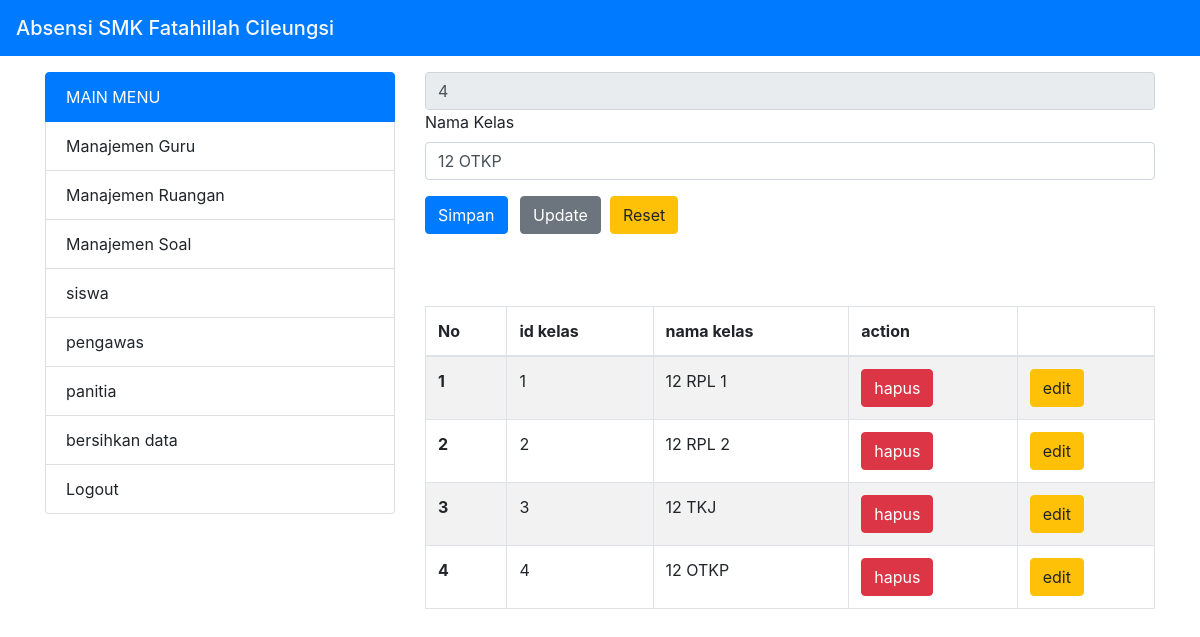
Page /modul/admin/kelas.php?edit=4 on the earlier database version.
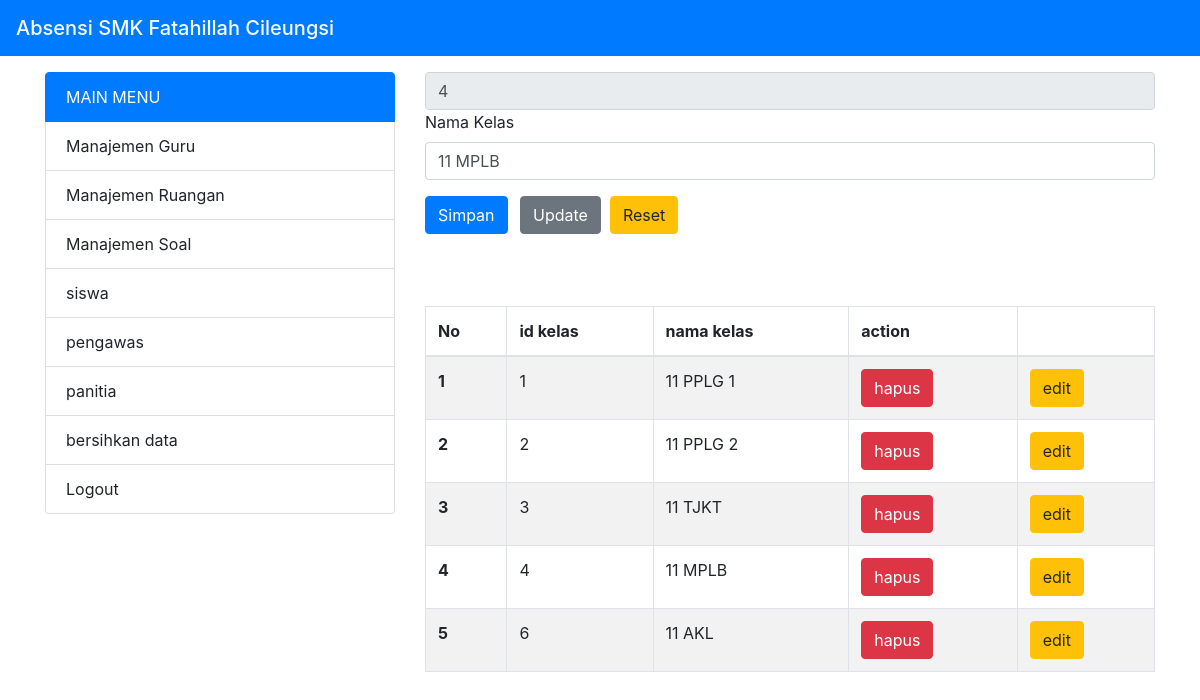
Same page on the later database version.
### tables this page shows
CREATE TABLE `tbl_kelas` (
  `id_kelas` int(11) NOT NULL,
  `nama_kelas` varchar(11) NOT NULL
);

### modul/admin/kelas.php (the view, shortened to what this page needs)
<?php
    include '../../config/koneksi.php';
        $nama_kelas = null;
        $id_update = null;
    if (isset($_GET['edit'])){
      $id_kelas= $_GET['edit'];
      $qedit="SELECT * FROM `tbl_kelas` WHERE id_kelas = $id_kelas";
      $query_edit = mysqli_query($conn, $qedit);
      foreach($query_edit as $key => $data){$nama_kelas = $data['nama_kelas'];$id_update = $data['id_kelas'];}
    }
?>
<!doctype html>
<html lang="en">
  <head>
    <?php include('../../config/header.php') ?>
  </head>
  <body>
    <?php include 'menu.php'; ?>
    <div class="col-md-8">
    <div class="row justify-content-center">
        <div class="col-md-12">
          <form action="" method="post">
            <div class="form-group">
            <?php if($id_update != null) echo '<input type="text" class="form-control" value ='.$id_update.' name="id_update" readonly>'  ?>
              <label for="kodeGuru">Nama Kelas</label>
              <input class="form-control" type="text" value="<?php if($nama_kelas != null) {echo $nama_kelas; }  else { echo null; }   ?>" name="nama_kelas" class="form-control" id="kodeGuru" placeholder="Masukkan Nama Kelas">
            </div>
            <button type="submit" name="simpan"class="btn btn-primary">Simpan</button>
            <button type="submit" name="update" class="btn btn-secondary ml-2">Update</button>&nbsp;
            <a href="kelas.php" class="btn btn-warning"> Reset</a>
          </form>
        </div>
      </div><br><br><br>
    <div id="tab">
      <table class="table table-striped table-bordered table-hover" style="width:100%">
          <thead>
              <?php
              $query_kelas = mysqli_query($conn, "SELECT * FROM tbl_kelas");
              $no = 1;
              ?>
              <tr>
                <th>No</th>
                <th>id kelas</th>
                <th>nama kelas</th>
                <th>action</th>
                <th></th>
              </tr>
          </thead>
          <tbody>
                <?php while($data_kelas = mysqli_fetch_array($query_kelas)) {?>
                  <tr>
                    <th><?= $no++ ?></th>
                    <td><?= $data_kelas['id_kelas'] ?></td>
                    <td><?= $data_kelas['nama_kelas'] ?></td>
                    <td><a href="?id=<?= $data_kelas[0] ?>"><button class="btn btn-danger">hapus</button></a></td>
                    <td><a href="?edit=<?= $data_kelas[0] ?>"><button class="btn btn-warning">edit</button></a></td>
                  </tr>
                <?php } ?>
          </tbody>
      </table>
    </div>
    </div>
    </div>
    </div>
  </body>
</html>

Differences in the rows shown:
changed tbl_kelas id 4: nama_kelas "12 OTKP" → "11 MPLB"
changed tbl_kelas id 1: nama_kelas "12 RPL 1" → "11 PPLG 1"
changed tbl_kelas id 2: nama_kelas "12 RPL 2" → "11 PPLG 2"
changed tbl_kelas id 3: nama_kelas "12 TKJ" → "11 TJKT"
added tbl_kelas: id_kelas "6", nama_kelas "11 AKL"
